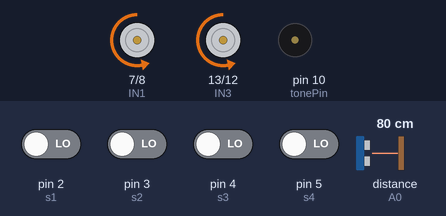
A sketch run on a simulated Arduino Uno, built with avr-gcc and run on an emulated ATmega328P. Shown: motor-driver pin pairs drawn as motors (green arrow = first pin HIGH = forward, orange = second pin HIGH = backward, longer = more drive, scaled by the enable pin), buzzer (waves = sounding). Wiring (inferred from the names in the program): ultrasonic range finder: trigger pin 6; echo A0. The inputs (shaded band) are chosen by the test bench; at power-on: pin 2 (s1), pin 3 (s2), pin 4 (s3), pin 5 (s4) LOW, distance to the obstacle (sensor on A0) 80 cm. The echo pulse lasts 58.3 µs per cm.

Above: at 5.4 s.
5.5 s: distance to the obstacle (sensor on A0) set to 7 cm
7.0 s: distance to the obstacle (sensor on A0) set to 4 cm
At 7.27 s:
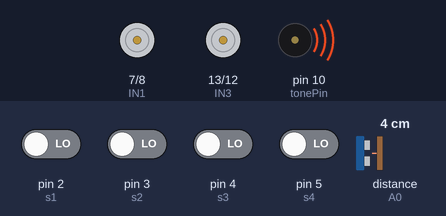
At 8.16 s:
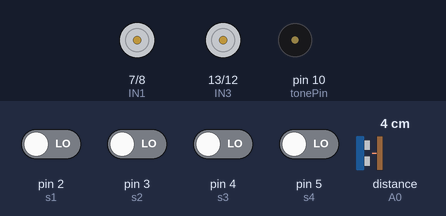
10.0 s: pin 2 (s1) driven HIGH
13.0 s: pin 2 (s1) driven LOW
At 14.04 s:
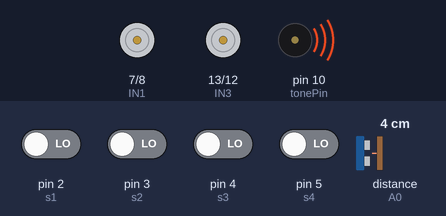
16.0 s: pin 3 (s2) driven HIGH
19.0 s: pin 3 (s2) driven LOW and pin 5 (s4) driven HIGH
At 21.11 s:
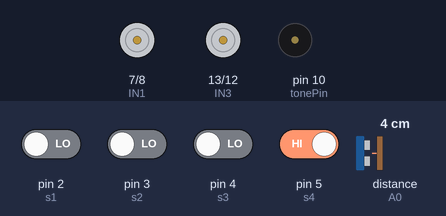
Timing chart, 0 to 23.0 s (numbered marks = the images above; inputs shaded):
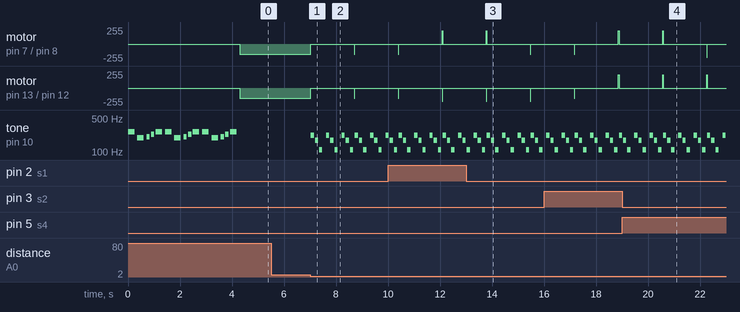

Measured:
- the behaviour switches between 6 and 5 cm on distance to the obstacle (sensor on A0) (found by bisection; images 0 and 1)
- after the input at 7.0 s, motor on pin 7 (IN1) / pin 8 (IN2), motor on pin 13 (IN3) / pin 12 (IN4): backward 150/255 → stopped at once; tone on pin 10 (tonePin): plays 220 Hz for 0.13 s, 175 Hz for 0.13 s, 110 Hz for 0.13 s, 220 Hz for 0.13 s, 175 Hz for 0.13 s, 110 Hz for 0.13 s … (16 notes in this stretch), starting at once

The sketch:

Robot.ino
```cpp
//Sensor
int s1 = 2; //Sensor1 ==> Pin2
int s2 = 3; //Sensor2 ==> Pin3
int s3 = 4; //Sensor3 ==> Pin4
int s4 = 5; //Sensor4 ==> Pin5
boolean sens1,sens2,sens3,sens4; // Variables for Sensor


// Motor & L298
//Channel A
int IN1 = 7; // IN1 ==> Pin7
int IN2 = 8; // IN2 ==> Pin8
int ENA = 9; // Enable A ==> Pin9

//Channel B
int IN3 = 13; // IN3 ==> 13
int IN4 = 12; // IN4 ==> 12
int ENB = 11; // Enable B ==> Pin11

int MotorSpeedA=0;
int MotorSpeedB=0;


//UltraSonic SRF04
int PingPin = 6; // TrigPin ==> Pin6
int EchoPin = A0; // EchoPin ==> A0
unsigned long duration, cm;


//Sound of Robot
 #include "pitches.h"

 int tonePin = 10; // connect Speaker ==> Pin10

 //Sound on Start Up
int mobile_notes[]= {NOTE_C4, NOTE_G3,NOTE_GS3, NOTE_AS3, NOTE_C4};
int mobile_Durations[]={4,4,8,8,4};
//Damage Sound when Too Close
int damage_notes[] = {NOTE_A3, NOTE_F3, NOTE_A2, 0, NOTE_A3, NOTE_F3, NOTE_A2, 0, NOTE_A3, NOTE_F3, NOTE_A2, };
int damage_Durations[] = {8, 8, 8, 12, 8, 8, 8, 12, 8, 8, 8, };


void setup(){
  //Activate Serial Monitor
 Serial.begin(9600);

//Sensor Setting
pinMode(s1, INPUT);
pinMode(s2, INPUT);
pinMode(s3, INPUT);
pinMode(s4, INPUT);

//L298 Setting
//Channel A  Motor in Right Side
  pinMode(IN1, OUTPUT);
  pinMode(IN2, OUTPUT);
  pinMode(ENA, OUTPUT);
  digitalWrite(ENA,LOW);
//Channel B  Motor in Left Side
  pinMode(IN3, OUTPUT);
  pinMode(IN4, OUTPUT);
  pinMode(ENB, OUTPUT);
  digitalWrite(ENA,LOW);

//UltraSonic Setting
 pinMode(PingPin, OUTPUT);
 pinMode(EchoPin, INPUT);


 //Sound on StartUP
 music();
}


void loop(){

 //Enable UltraSonic Module
UltraSonic();

SensorDigitalRead();

//if You Want to Show Sensor Result
//SensorPrint();


//Enable Alarm on Robot
alarm();


//Move forward ==> Sensor1 and Sensor2 are in Black line
//Sensors in White line ==> 0 Value
//Sensors in Black line ==> 1 Value


//Robot Turn a little ro Right
if( sens4 && !sens1){
   TurnRight();
 }

//Robot Turn a little ro Left
  else if( !sens4 && sens1 ){
    TurnLeft();
}

//Move Forward when Sens2 and sens3 in Black line
else if( sens2 && sens3){
  MoveForward();
  }
 else if( (sens2 || sens3) &&  !sens1 && !sens4){
   MoveForward();}

//MoveBack When all sensor in White Area
else if( !sens1 && !sens2 && !sens3 && !sens4){
analogWrite(ENA,0);
analogWrite(ENB,0);
  MoveBackWard();
    }

}


// Read Value From All Sensor
int SensorDigitalRead(){
 sens1 = digitalRead(s1);
 sens2 = digitalRead(s2);
 sens3 = digitalRead(s3);
 sens4 = digitalRead(s4);
 return sens1,sens2,sens3,sens4;
}

// Print Sensors Value on Screen
void SensorPrint(){
  Serial.print("S1= ");
  Serial.print(sens1);
    Serial.print(" S2= ");
    Serial.print(sens2);
        Serial.print(" S3= ");
        Serial.print(sens3);
            Serial.print(" S4= ");
            Serial.print(sens4);
                    Serial.println();
      Serial.print("Distance is= ");
      Serial.println(cm);

delay(200);}

//Function for Moving Forward
void MoveForward(){

MotorSpeedA= 200;
MotorSpeedB= 200;
  digitalWrite(IN1,HIGH);
  digitalWrite(IN2,LOW);

  digitalWrite(IN3,HIGH);
  digitalWrite(IN4,LOW);

analogWrite(ENA,MotorSpeedA);
analogWrite(ENB,MotorSpeedB);
}

//function for Moving BackWard
void MoveBackWard(){
MotorSpeedA=  150;
MotorSpeedB= 150;
  digitalWrite(IN1,LOW);
  digitalWrite(IN2,HIGH);

  digitalWrite(IN3,LOW);
  digitalWrite(IN4,HIGH);

analogWrite(ENA,MotorSpeedA);
analogWrite(ENB,MotorSpeedB);

}

// Function for Turning Robot to left
void TurnLeft(){
  digitalWrite(IN1,HIGH);
  digitalWrite(IN2,LOW);

  digitalWrite(IN3,LOW);
  digitalWrite(IN4,HIGH);

    MotorSpeedA = 200;
    MotorSpeedB = 200;

    analogWrite(ENA,MotorSpeedA);
    analogWrite(ENB,MotorSpeedB);
}

// Function For Turning Robot to Right
void TurnRight(){
  digitalWrite(IN1,LOW);
  digitalWrite(IN2,HIGH);

  digitalWrite(IN3,HIGH);
  digitalWrite(IN4,LOW);

    MotorSpeedA = 200;
    MotorSpeedB = 200;

    analogWrite(ENA,MotorSpeedA);
    analogWrite(ENB,MotorSpeedB);
}

// Function for Calculate Ultrasonic Distance
int UltraSonic(){

  digitalWrite(PingPin,LOW);
  delayMicroseconds(2);
  digitalWrite(PingPin,HIGH);
  delayMicroseconds(5);
  digitalWrite(PingPin, LOW);

  duration = pulseIn(EchoPin, HIGH); // Measure Time of Fligh in Micro Secondes

  cm = MicroStoCm(duration);

  return cm;
}

//Function For Convert MicroSecondes to Centimeter
unsigned long MicroStoCm( unsigned long MicroS){
 // Speed of Sound in the Air 340 m/s
// Result is ==> 29 microseconds / cm

return (MicroS/29)/2;
}


//Damage Sound
void damage(){

     for (int thisNote = 0; thisNote < 11; thisNote++) {

    // to calculate the note duration, take one second
    // divided by the note type.
    //e.g. quarter note = 1000 / 4, eighth note = 1000/8, etc.
    int damage_Duration = 1000/damage_Durations[thisNote];
    tone(tonePin, damage_notes[thisNote],damage_Duration);

    // to distinguish the notes, set a minimum time between them.
    // the note's duration + 30% seems to work well:
    int pauseBetweenNotes = damage_Duration * 1.30;
    delay(pauseBetweenNotes);

  }

}

// Start Sound
void music(){
  for(int i=0 ; i<3;i++){
       for (int thisNote = 0; thisNote < 5; thisNote++) {

    // to calculate the note duration, take one second
    // divided by the note type.
    //e.g. quarter note = 1000 / 4, eighth note = 1000/8, etc.
    int mobile_Duration = 1000/mobile_Durations[thisNote];
    tone(tonePin, mobile_notes[thisNote],mobile_Duration);

    // to distinguish the notes, set a minimum time between them.
    // the note's duration + 30% seems to work well:
    int pauseBetweenNotes = mobile_Duration * 1.43;
    delay(pauseBetweenNotes);
  }
  }
}

// Function for avoid an obstacle
void alarm(){
  delay(20);
 if(cm < 5){
   // Turn Motors OFF
   digitalWrite(ENA,LOW);
   digitalWrite(ENB,LOW);
  damage(); // play Damage Sound
 }

}
```
